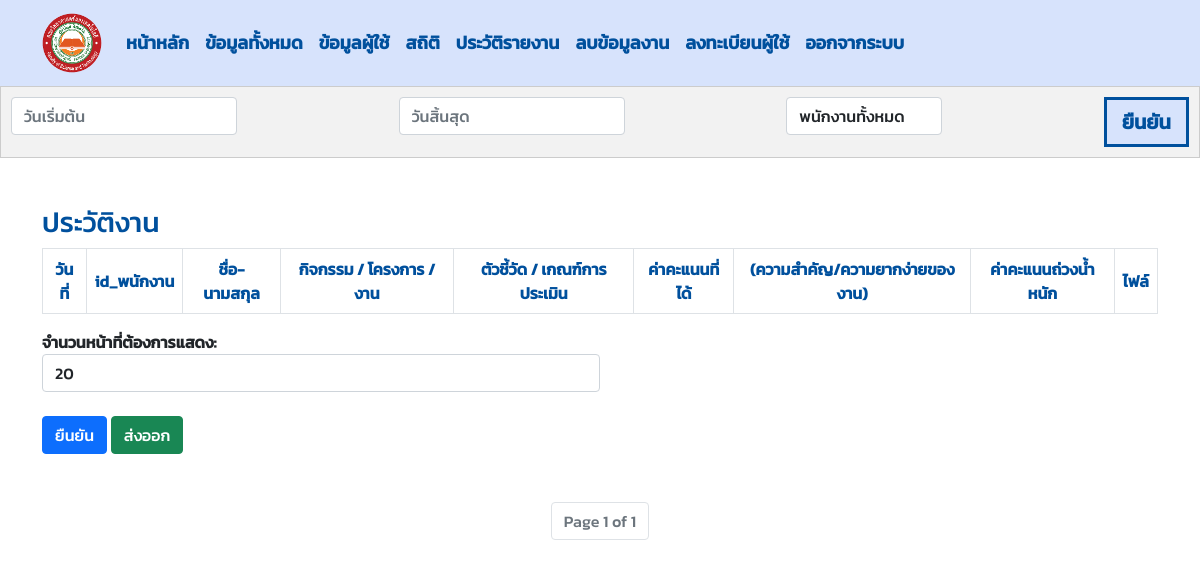
Before: /work_history/ (signed in) with the older database file.
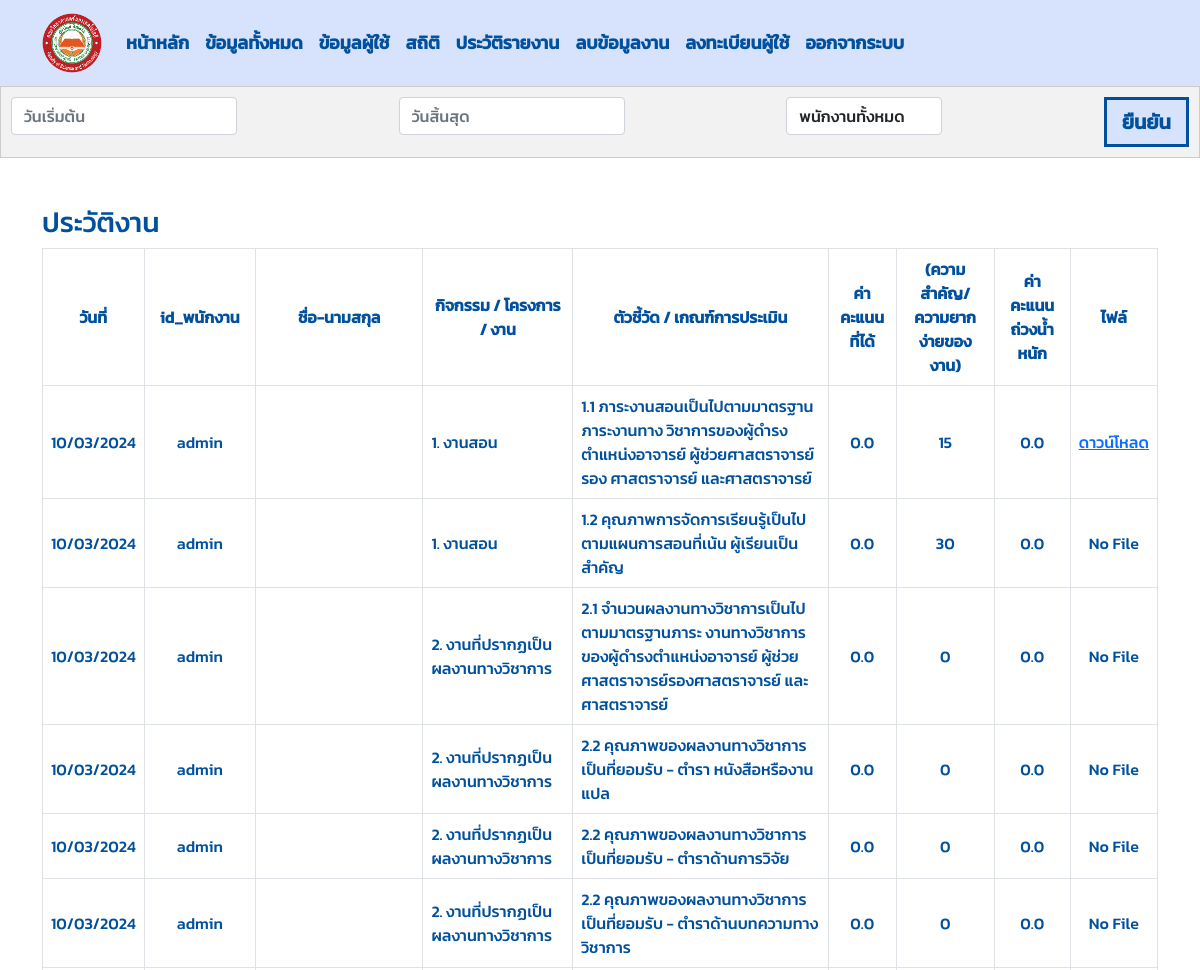
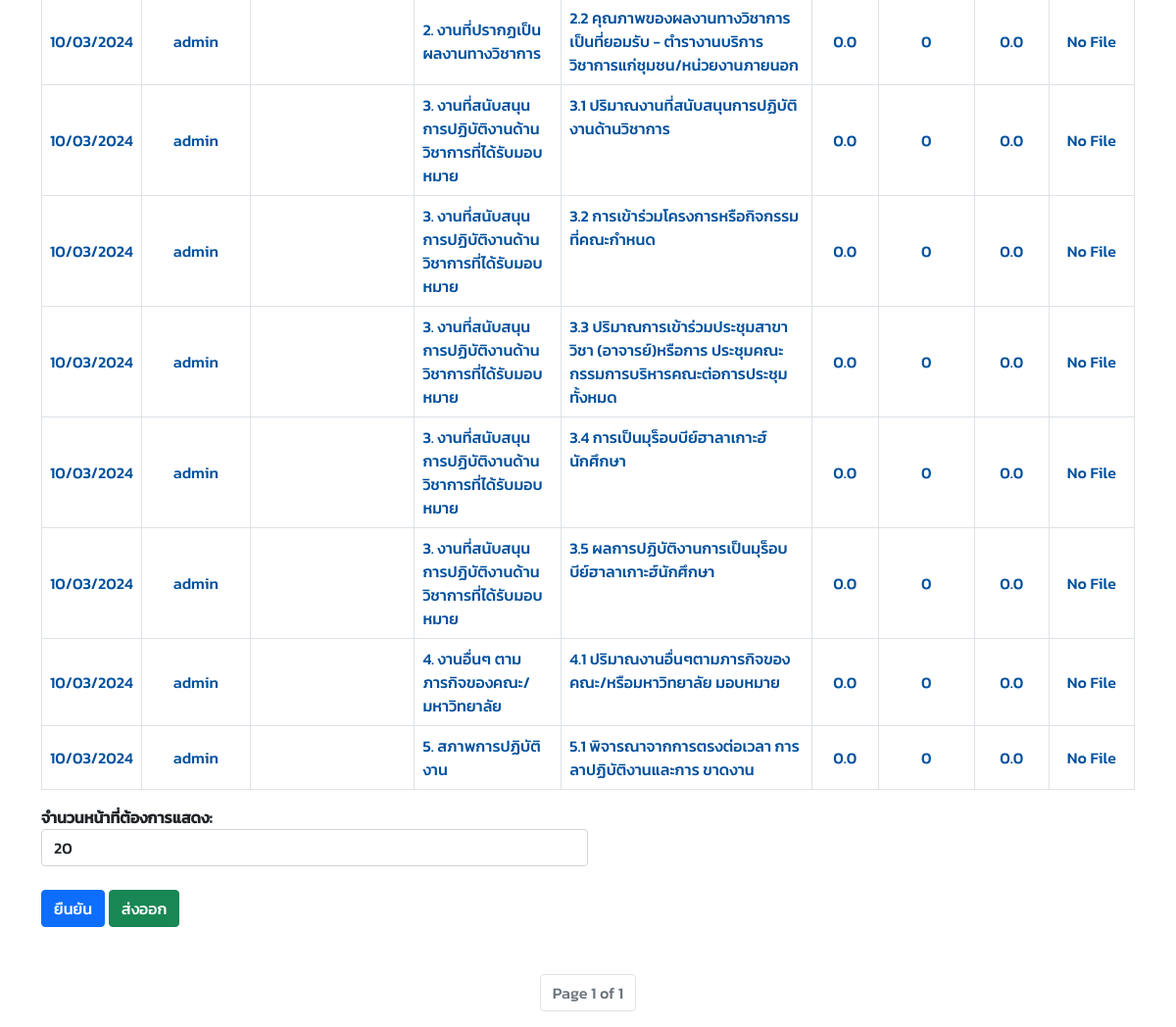
After: the same page with the newer database file (2 pictures, top to bottom).
### managesystem/models.py (models this page shows, shortened)
class Save(models.Model):
    employee_id = models.CharField(max_length=30)
    employee_firstname = models.CharField(max_length=30)
    employee_lastname = models.CharField(max_length=30)
    work = models.CharField(max_length=255)
    description = models.CharField(max_length=255)
    total = models.PositiveIntegerField(default=0)
    employee_score = models.FloatField(default=0.0)
    dean_score = models.FloatField(default=0.0)
    result_score = models.FloatField(default=0.0)
    file = models.FileField(upload_to=user_directory_path, blank=True, null=True)
    date = models.DateField(auto_now_add=True)
    class Meta:
        verbose_name_plural = "บันทึกข้อมูล"

### managesystem/views.py (the view)
    def wrapper(request, *args, **kwargs):
        if not request.user.is_authenticated:
            messages.info(request, "กรุณาเข้าสู่ระบบ")  # Custom message
            return redirect('login')  # Redirect to login URL
        return function(request, *args, **kwargs)

### managesystem/views.py (called while the page is built)
def custom_login_required(function):
    def wrapper(request, *args, **kwargs):
        if not request.user.is_authenticated:
            messages.info(request, "กรุณาเข้าสู่ระบบ")  # Custom message
            return redirect('login')  # Redirect to login URL
        return function(request, *args, **kwargs)
    return wrapper

### templates/work_history.html (shortened to what this page needs)
{% include 'navbar.html' %}
<!DOCTYPE html>
<html lang="en">
<head>
    {% load static %}
    <link rel="stylesheet" href="{% static 'css/work_history.css' %}">
    <link rel="stylesheet" href="{% static 'css/fonts.css' %}">
</head>
<body>
    {% if user.employee.position == 'Dean' %}
    <div class="filter-bar">
        <div class="filter-dropdown">
            <input type="text" class="form-control datepicker" id="start_date" placeholder="วันเริ่มต้น" name="start_date" value="{{ start_date|date:'%d/%m/%Y' }}">
        </div>
        <div class="filter-dropdown">
            <input type="text" class="form-control datepicker" id="end_date" placeholder="วันสิ้นสุด" name="end_date" value="{{ end_date|date:'%d/%m/%Y' }}">
        </div>
        <div class="filter-dropdown">
            <select class="form-control" id="employeeFilter"placeholder="เจ้าหน้าที่ทำความสะอาดทั้งหมด" name="employee">
                <option value="">พนักงานทั้งหมด</option>
            </select>
        </div>
        <button type="button" onclick="applyFilters()">ยืนยัน</button>
    </div>
    <div class="container mt-5">
        <h3>ประวัติงาน</h3>
        <div class="table-responsive">
        <table id="workdata-table" class="table table-bordered">
            <thead class="thead-dark">
                <tr class="align-middle text-center">
                    <th data-filter="true" data-filter-type="select">วันที่</th>
                    <th data-filter="true" data-filter-type="select">id_พนักงาน</th>
                    <th data-filter="true" data-filter-type="select">ชื่อ-นามสกุล</th>
                    <th data-filter="true" data-filter-type="select">กิจกรรม / โครงการ / งาน</th>
                    <th data-filter="true" data-filter-type="select">ตัวชี้วัด / เกณฑ์การประเมิน</th>
                    <th data-filter="true" data-filter-type="select">ค่าคะแนนที่ได้</th>
                    <th data-filter="true" data-filter-type="select">(ความสำคัญ/ความยากง่ายของงาน)</th>
                    <th data-filter="true" data-filter-type="select">ค่าคะแนนถ่วงน้ำหนัก</th>
                    <th data-filter="true" data-filter-type="select">ไฟล์</th>
                </tr>
            </thead>
            <tbody>
                {% for workdata in workdata_history %}
                <tr>
                    <td class="text-center align-middle" style="width: 8%;">{{ workdata.date|date:'d/m/Y' }}</td>
                    <td class="text-center align-middle" style="width: 10%;">{{ workdata.employee_id}}</td>
                    <td class="text-center align-middle" style="width: 15%;">{{ workdata.employee_firstname }} {{ workdata.employee_lastname }}</td>
                    <td class="align-middle"> {{ workdata.work }} </td>
                    <td >{{ workdata.description }}</td>
                    <td class="align-middle text-center">{{ workdata.dean_score }}</td>
                    <td class="align-middle text-center">{{ workdata.total }}</td>
                    <td class="align-middle text-center">{{ workdata.result_score }}</td>
                    <td class="text-center align-middle">
                        {% if workdata.file %}
                            <a href="{% url 'download_file' workdata.id %}">ดาวน์โหลด</a>
                        {% else %}
                            No File
                        {% endif %}</td>
                </tr>
                {% endfor %}
            </tbody>
        </table>
        </div>
                {% endif %}
                    <div class="col-md-6">
                        <form method="get">
                            <div class="form-group">
                                <label for="items_per_page">จำนวนหน้าที่ต้องการแสดง:</label>
                                <select class="form-control" name="items_per_page" id="items_per_page">
                                    <option value="20" {% if items_per_page == 20 %}selected{% endif %}>20</option>
                                </select>
                            </div>
                        </div>
                            <div class="row">
                            <div class="col-md-12">
                                <button type="submit" onclick="applyFilters()" class="btn btn-primary mt-4 mb-5">ยืนยัน</button>
                                <button type="button" class="btn btn-success float-right mt-4 mb-5" id="exportBtn">ส่งออก</button>
                            </div>
                        </div>
        <div class="pagination justify-content-center">
            <ul class="pagination">
                <li class="page-item disabled">
                    <span class="page-link">Page {{ workdata_history.number }} of {{ workdata_history.paginator.num_pages }}</span>
                </li>
            </ul>
        </div>
    </div>
</body>
</html>

### templates/navbar.html (shortened to what this page needs)
<!DOCTYPE html>
<html lang="en">
<head>
    {% load static %}
    <link rel="stylesheet" href="{% static 'css/navbar.css' %}">
    <link href="https://cdn.jsdelivr.net/npm/bootstrap@5.0.0-alpha2/dist/css/bootstrap.min.css" rel="stylesheet">
    <link rel="stylesheet" href="{% static 'css/fonts.css' %}">
</head>
<body>
    <nav class="navbar navbar-expand-lg navbar-light" style="background-color: #D7E3FC;">
        <div class="container">
            <a class="navbar-brand" href="{% url 'login'%}"><img class="image-brand" style="width: 60px; height: 60px;" src="{% static 'images/ftu_logo-removebg-preview.png' %}" alt="" srcset=""></a>
            <div class="collapse navbar-collapse" id="navbarNav">
                <ul class="navbar-nav ml-auto">
                    {% if user.employee.position == 'Dean' %}
                    <li class="nav-item p-2">
                        <a class="text-decoration-none h5" href="{% url 'selectfilter' %}">หน้าหลัก</a>
                    </li>
                    <li class="nav-item p-2">
                        <a class="text-decoration-none h5" href="{% url 'informationstaff' %}">ข้อมูลทั้งหมด</a>
                    </li>
                    <li class="nav-item p-2">
                        <a class="text-decoration-none h5" href="{% url 'informationuser' %}">ข้อมูลผู้ใช้</a>
                    </li>
                    <li class="nav-item p-2">
                        <a class="text-decoration-none h5" href="{% url 'total' %}">สถิติ</a>
                    </li>
                    <li class="nav-item p-2">
                        <a class="text-decoration-none h5" href="{% url 'work_history' %}">ประวัติรายงาน</a>
                    </li>
                    <li class="nav-item p-2">
                        <a class="text-decoration-none h5" href="{% url 'delete_data' %}">ลบข้อมูลงาน</a>
                    </li>
                    <li class="nav-item p-2">
                        <a class="text-decoration-none h5" href="{% url 'register' %}">ลงทะเบียนผู้ใช้</a>
                    </li>
                {% endif %}
                <li class="nav-item p-2">
                    <a class="text-decoration-none h5" href="{% url 'logout' %}">ออกจากระบบ</a>
                </li>
                </ul>
            </div>
        </div>
    </nav>
</body>
</html>

### static/css/navbar.css (style rules this page uses)
.container .image-brand { width: 50px; height: 50px; flex-shrink: 0; }

### static/css/work_history.css (style rules this page uses)
h1,h2,h3,h4,h5,h6,p,td,th { color: #00509D; }
.filter-bar { display: flex; justify-content: space-between; background-color: #f2f2f2; padding: 10px; border: 1px solid #ccc; overflow-x: auto; }
.filter-dropdown { margin-right: 10px; }
label { font-weight: bold; }
select { padding: 5px; border: 1px solid #ccc; border-radius: 5px; }
button { font-size: 20px; background-color: #D7E3FC; border: 3px solid #00509D; padding: 7px 15px; color: #00509D; font-weight: bold; }

### templates/navbar.html (style rules this page uses)
.navbar-nav .nav-item a { font-size: 18px; color: #00509D; font-weight: bold; }

Changed rows visible on the page:
added Save: date "10/03/2024", employee_id "admin", work "1. งานสอน", description "1.1 ภาระงานสอนเป็นไปตามมาตรฐานภาระงานทาง วิชาการของผู้ดำรงตำแหน่งอาจารย์ ผู้ช่วยศาสตราจารย์ รอง ศาสตราจารย์ และศาสตราจารย์", dean_score "0.0", total "15", result_score "0.0", shows "ดาวน์โหลด"
added Save: date "10/03/2024", employee_id "admin", work "1. งานสอน", description "1.2 คุณภาพการจัดการเรียนรู้เป็นไปตามแผนการสอนที่เน้น ผู้เรียนเป็นสำคัญ", dean_score "0.0", total "30", result_score "0.0", file "No File"
added Save: date "10/03/2024", employee_id "admin", work "2. งานที่ปรากฏเป็นผลงานทางวิชาการ", description "2.1 จำนวนผลงานทางวิชาการเป็นไปตามมาตรฐานภาระ งานทางวิชาการของผู้ดำรงตำแหน่งอาจารย์ ผู้ช่วย ศาสตราจารย์รองศาสตราจารย์ และศาสตราจารย์", dean_score "0.0", total "0", result_score "0.0", file "No File"
added Save: date "10/03/2024", employee_id "admin", work "2. งานที่ปรากฏเป็นผลงานทางวิชาการ", description "2.2 คุณภาพของผลงานทางวิชาการเป็นที่ยอมรับ - ตำรา หนังสือหรืองานแปล", dean_score "0.0", total "0", result_score "0.0", file "No File"
added Save: date "10/03/2024", employee_id "admin", work "2. งานที่ปรากฏเป็นผลงานทางวิชาการ", description "2.2 คุณภาพของผลงานทางวิชาการเป็นที่ยอมรับ - ตำราด้านการวิจัย", dean_score "0.0", total "0", result_score "0.0", file "No File"
added Save: date "10/03/2024", employee_id "admin", work "2. งานที่ปรากฏเป็นผลงานทางวิชาการ", description "2.2 คุณภาพของผลงานทางวิชาการเป็นที่ยอมรับ - ตำราด้านบทความทางวิชาการ", dean_score "0.0", total "0", result_score "0.0", file "No File"
added Save: date "10/03/2024", employee_id "admin", work "2. งานที่ปรากฏเป็นผลงานทางวิชาการ", description "2.2 คุณภาพของผลงานทางวิชาการเป็นที่ยอมรับ - ตำรางานบริการวิชาการแก่ชุมชน/หน่วยงานภายนอก", dean_score "0.0", total "0", result_score "0.0", file "No File"
added Save: date "10/03/2024", employee_id "admin", work "3. งานที่สนับสนุนการปฏิบัติงานด้าน วิชาการที่ได้รับมอบหมาย", description "3.1 ปริมาณงานที่สนับสนุนการปฏิบัติงานด้านวิชาการ", dean_score "0.0", total "0", result_score "0.0", file "No File"
added Save: date "10/03/2024", employee_id "admin", work "3. งานที่สนับสนุนการปฏิบัติงานด้าน วิชาการที่ได้รับมอบหมาย", description "3.2 การเข้าร่วมโครงการหรือกิจกรรมที่คณะกำหนด", dean_score "0.0", total "0", result_score "0.0", file "No File"
added Save: date "10/03/2024", employee_id "admin", work "3. งานที่สนับสนุนการปฏิบัติงานด้าน วิชาการที่ได้รับมอบหมาย", description "3.3 ปริมาณการเข้าร่วมประชุมสาขาวิชา (อาจารย์)หรือการ ประชุมคณะกรรมการบริหารคณะต่อการประชุมทั้งหมด", dean_score "0.0", total "0", result_score "0.0", file "No File"
added Save: date "10/03/2024", employee_id "admin", work "3. งานที่สนับสนุนการปฏิบัติงานด้าน วิชาการที่ได้รับมอบหมาย", description "3.4 การเป็นมุร็อบบีย์ฮาลาเกาะฮ์นักศึกษา", dean_score "0.0", total "0", result_score "0.0", file "No File"
added Save: date "10/03/2024", employee_id "admin", work "3. งานที่สนับสนุนการปฏิบัติงานด้าน วิชาการที่ได้รับมอบหมาย", description "3.5 ผลการปฏิบัติงานการเป็นมุร็อบบีย์ฮาลาเกาะฮ์นักศึกษา", dean_score "0.0", total "0", result_score "0.0", file "No File"
added Save: date "10/03/2024", employee_id "admin", work "4. งานอื่นๆ ตามภารกิจของคณะ/ มหาวิทยาลัย", description "4.1 ปริมาณงานอื่นๆตามภารกิจของคณะ/หรือมหาวิทยาลัย มอบหมาย", dean_score "0.0", total "0", result_score "0.0", file "No File"
added Save: date "10/03/2024", employee_id "admin", work "5. สภาพการปฏิบัติงาน", description "5.1 พิจารณาจากการตรงต่อเวลา การลาปฏิบัติงานและการ ขาดงาน", dean_score "0.0", total "0", result_score "0.0", file "No File"
